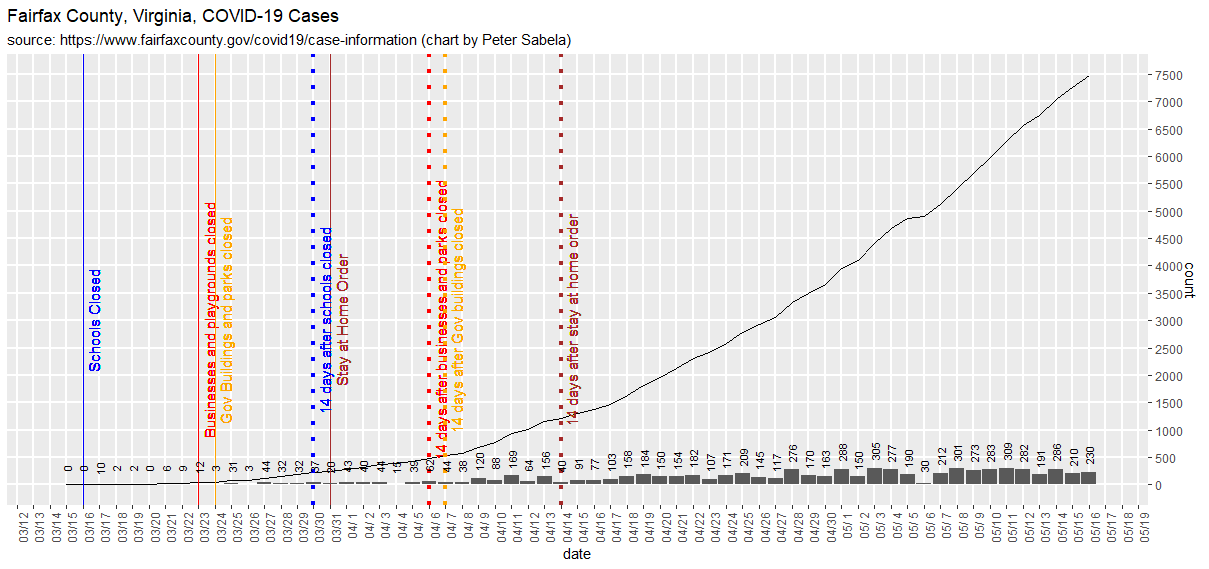

Source code (R):
installed_packages <- 'pacman' %in% rownames(installed.packages())
if (any(installed_packages == FALSE)) { install.packages("pacman") }

library(pacman)
pacman::p_load(tidyverse, readr, ggplot2 ,lubridate, NLP, tm)

setwd("C:/Users/psabela/Desktop/R workspace/fairfaxcountycovid19")

df <- read_tsv("fairfaxcountycoronavirus.tsv")
my <- 3000
deltas <- c(abs(diff(df$count)),0)

df %>% ggplot() + 
  geom_line(aes(x = date, y = count)) + 
  scale_x_date(date_labels="%m/%e",date_breaks  ="1 day") + 
  
  geom_vline(xintercept = ymd('2020-03-16'), colour="blue") +
  geom_text(aes(x=ymd('2020-03-16'), label="\nSchools Closed", y=my), colour="blue", angle=90, text=element_text(size=11)) +
  geom_vline(xintercept = ymd('2020-03-23'), colour="red") +
  geom_text(aes(x=ymd('2020-03-23'), label="\nBusinesses and playgrounds closed", y=my), colour="red", angle=90, text=element_text(size=11)) +
  geom_vline(xintercept = ymd('2020-03-24'), colour="orange") +
  geom_text(aes(x=ymd('2020-03-24'), label="\nGov Buildings and parks closed", y=my), colour="orange", angle=90, text=element_text(size=11)) +

  geom_vline(xintercept = ymd('2020-03-31'), colour="brown") +
  geom_text(aes(x=ymd('2020-03-31'), label="\nStay at Home Order", y=my), colour="brown", angle=90, text=element_text(size=11)) +
  
  geom_vline(xintercept = ymd('2020-03-30'),colour="blue", linetype="dotted", size = 1.5) +
  geom_text(aes(x=ymd('2020-03-30'), label="\n14 days after schools closed", y=my), colour="blue", angle=90, text=element_text(size=11)) +
  geom_vline(xintercept = ymd('2020-04-06'),colour="red", linetype="dotted", size = 1.5) +
  geom_text(aes(x=ymd('2020-04-06'), label="\n14 days after businesses and parks closed", y=my), colour="red", angle=90, text=element_text(size=11)) +
  geom_vline(xintercept = ymd('2020-04-07'),colour="orange", linetype="dotted", size = 1.5) +
  geom_text(aes(x=ymd('2020-04-07'), label="\n14 days after Gov buildings closed", y=my), colour="orange", angle=90, text=element_text(size=11)) +
  geom_vline(xintercept = ymd('2020-04-14'),colour="brown", linetype="dotted", size = 1.5) +
  geom_text(aes(x=ymd('2020-04-14'), label="\n14 days after stay at home order", y=my), colour="brown", angle=90, text=element_text(size=11)) +
  
  ggtitle(label = 'Fairfax County, Virginia, COVID-19 Cases',subtitle = "source: https://www.fairfaxcounty.gov/covid19/case-information (chart by Peter Sabela)") +
  ylab(label = "count") +
  theme(panel.grid.minor =   element_blank(),
        panel.grid.major =   element_line(colour = "white",size=0.75),
        axis.text.x = element_text(angle = 90, hjust = 1)) +
  scale_y_continuous(position = "right", breaks = seq(from = 0,to = 8000,by = 500)) +
  geom_col(aes(x = date, y = deltas)) +
  geom_text(aes(x = date, y = deltas, label = deltas),angle=90, size=3,nudge_y = 300)
